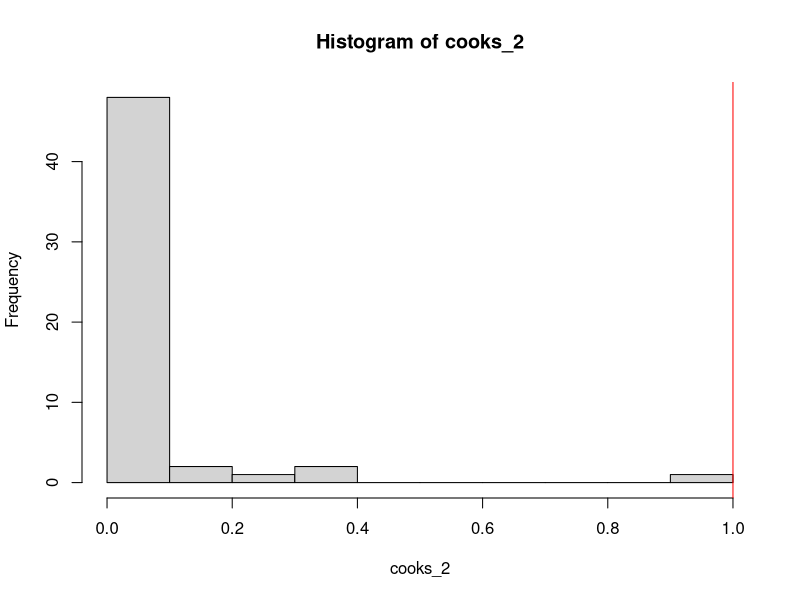
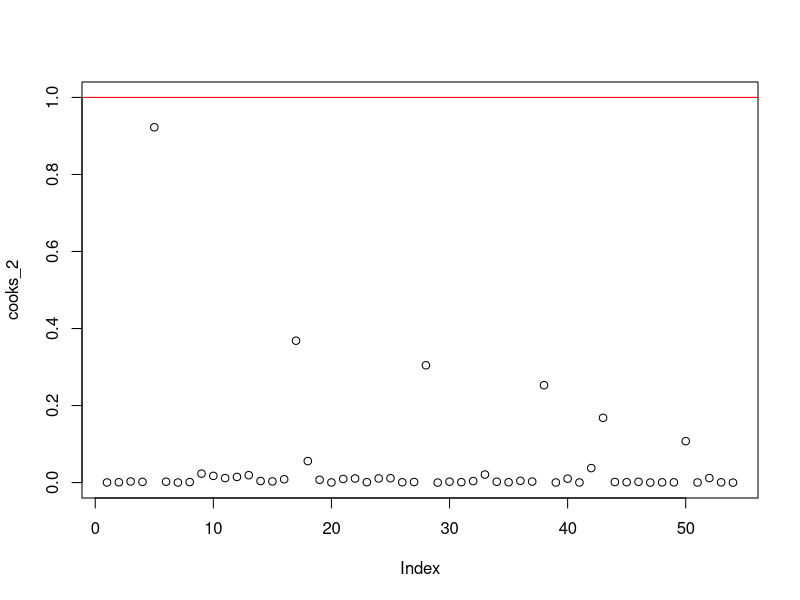
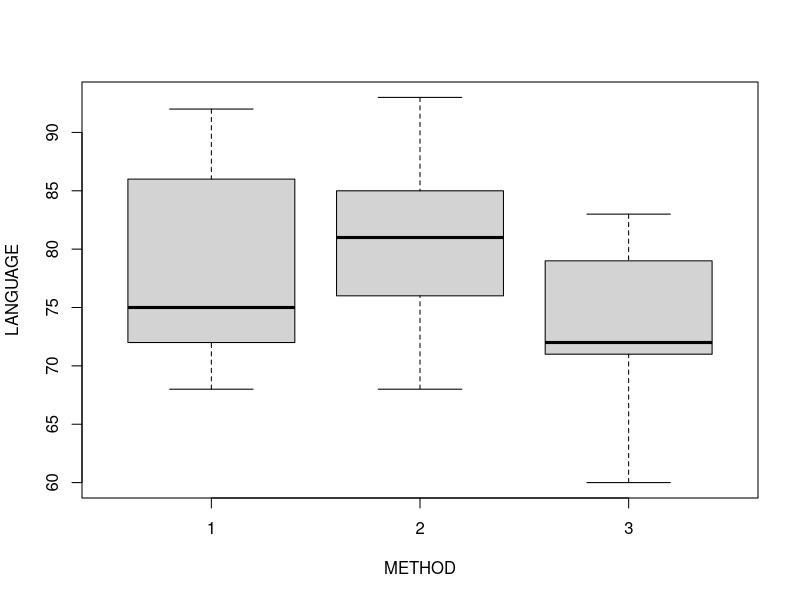

Write R code to recreate these figures, in order. (Note: this script raises an error after producing the figures.)
#--------------------------------------------------------------------------------------
#
# STAT2000: Lab 10 - Week 11
#
# Glen Livingston Jr
#
# 26/05/2020
#
#--------------------------------------------------------------------------------------


rm(list = ls())
library("car")


#--------------------------------------------------------------------------------------
# VIF and Cook's
#--------------------------------------------------------------------------------------


data = haven::read_sav("Lab_09_Surgical.sav")
data = as.data.frame(data)


head(data)

lm_1 = lm(Survival1~BloodClot+Liver1, data = data)
Anova(lm_1,type = 2)
summary(lm_1)

# Liver function is a statistically significant predictor (p>0.001). 
# Unable to identify Bloodclot score as a statistically significant predictor 
# (p=0.931). 

vif(lm_1)

# VIF < 5, therefore we do not identify multicollinearity.  

data$LiverC = data$Liver1 - mean(data$Liver1)
data$EnzymeC = data$Enzyme1 - mean(data$Enzyme1)
lm_2 = lm(Survival1 ~ Liver1 + Enzyme1 + LiverC:EnzymeC, data)
cooks_2 = cooks.distance(lm_2)

hist(cooks_2)
abline(v = 1, col = "red")

plot(cooks_2, ylim = c(0,1))
abline(h = 1, col = "red")

# Data point 5 is close to 1 but below it. 

dataWithout5 = data[-5,]

lm_3 = lm(Survival1 ~ Liver1 + Enzyme1 + LiverC:EnzymeC, dataWithout5)

summary(lm_2)$coefficients[,1]
summary(lm_3)$coefficients[,1]

# Coefficients have changed a little. 

summary(lm_2)$adj.r.squared
summary(lm_3)$adj.r.squared

# Adjusted R Squared has reduced though implying the original model is better. 


#--------------------------------------------------------------------------------------
# ANOVA as Regression
#--------------------------------------------------------------------------------------

# ANOVA model: Y_i = \mu + \alpha_i + \varepsilon_i

# For group i = 1, fertiliser A, expected Y is: Yhat = \mu + \alpha_1
# For group i = 2, fertiliser B, expected Y is: Yhat = \mu + \alpha_2
# For group i = 3, fertiliser C, expected Y is: Yhat = \mu + \alpha_3

# \alpha's here are positive and negative with \mu sitting somewhere in the 
# middle of them. 

# For regression:
# Group i = 1: Yhat = \beta_0 + \beta_1 * 0 + \beta_2 * 0 = \beta_0
# Group i = 2: Yhat = \beta_0 + \beta_1 * 1 + \beta_2 * 0 = \beta_0 + \beta_1
# Group i = 3: Yhat = \beta_0 + \beta_1 * 0 + \beta_2 * 1 = \beta_0 + \beta_2

# for both of these models the Yhat values for each group will be the same. 
# That is, \mu + \alpha_1 = \beta_0.

# The ANOVA model measures the distance from the global mean, where as the 
# regression model measures the distance from a reference level, in this case
# group 1. 


data <- haven::read_sav('Lab_03_Fertilizer.sav')
data$Type <- as.factor(data$Type)
data <- as.data.frame(data)

data$X1 <- NA
data$X2 <- NA

data$X1[data$Type == 'A'] <-  0 # this is checking if Type is A, make X1 equal 0
data$X2[data$Type == 'A'] <-  0 # this is checking if Type is A, make X2 equal 0
data$X1[data$Type == 'B'] <-  10 # this is checking if Type is B, make X1 equal 1
data$X2[data$Type == 'B'] <-  0 # this is checking if Type is B, make X2 equal 0
data$X1[data$Type == 'C'] <-  0
data$X2[data$Type == 'C'] <-  20

lm_4 = lm(Tonnes~Type, data = data)
Anova(lm_4,type=2)
summary(lm_4)
# p-values are 0.921 and 0.491 in the summary object

lm_5 = lm(Tonnes~X1 + X2, data = data)
Anova(lm_5,type=2)
summary(lm_5)
# p-values are 0.921 and 0.491 in the summary object
# Even after changing the indicators to 10 and 20, the p-values are still 
# the same. The values of the parameter estimates has changed, reduced, 
# but after substituting in the larger indicator values the fitted values will
# be the same as the original model. 

Anova(lm_4,type=2)
summary(lm_4)


#--------------------------------------------------------------------------------------
# Teaching Language
#--------------------------------------------------------------------------------------

data <- haven::read_sav('Lab_10_Language.sav')
data <- as.data.frame(data)
data$METHOD = as.factor(data$METHOD)
head(data)

boxplot(LANGUAGE~METHOD, data = data)
# Method 2 appears to be higher than 1 and 3. 

ggplot(data = data, aes(x=METHOD, y=LANGUAGE)) + geom_boxplot() +
  geom_jitter(shape=16, position=position_jitter(0.1))

lm_6 = lm(LANGUAGE~METHOD, data = data)
Anova(lm_6,type=2)
# We are unable to identify a statistically significant effect of method on 
# language scores (p = 0.1092).

colMeans(data[data$METHOD == 1,2:3])
colMeans(data[data$METHOD == 2,2:3])
colMeans(data[data$METHOD == 3,2:3])

# IQ scores appear to be different in each group. 

plot(LANGUAGE~IQ, data = data)
# Does appear to be a positive relationship between IQ and Language score. 

ggplot(data = data, aes(x=IQ, y=LANGUAGE, colour = METHOD)) + 
  geom_point(size = 2) 


# The model with IQ included

# Y_i = \beta_0 + \beta_1 X1_i + \beta_2 X2_i + \beta_3 X3_i + \varepsilon_i
# Here X1 and X2 are indicator variables used to define the level of the 
# categorical predictor variable METHOD. X3 is the numerical predictor of IQ.
# \beta_0 is the population intercept term, \beta_1 represents the populaiton 
# difference between the fitted value for level 1 and level 2 of the 
# categorical variable. \beta_2 ...

lm_7 = lm(LANGUAGE~METHOD+IQ, data = data)
Anova(lm_7,type=2)
summary(lm_7)

# For method 1, the fitted model is:
#     Yhat = 42.10 + 4.91*0 - 2.16*0 + 0.316*IQ
#     Yhat = 42.10 + 0.316*IQ

# For method 2, the fitted model is:
#     Yhat = 42.10 + 4.91*1 - 2.16*0 + 0.316*IQ
#     Yhat = 47.01 + 0.316*IQ

# For method 3, the fitted model is:
#     Yhat = 42.10 + 4.91*0 - 2.16*1 + 0.316*IQ
#     Yhat = 39.94 + 0.316*IQ

# These are three different regression lines with the same slope, 
# but different intercept. 

data = cbind(data,predict(lm_7,interval="confidence"))

ggplot(data = data, aes(x=IQ, y=LANGUAGE)) + 
  geom_point(size = 2,aes(colour = METHOD)) + 
  geom_line(aes(y=fit,colour = METHOD)) + geom_ribbon(aes(ymin=lwr,ymax=upr,fill = METHOD),alpha=0.1)


Anova(lm_7,type=2)

# Both method and IQ are statistically significant predictors at the 5% 
# significance level.


Anova(lm_7)
Anova(lm_6)

# Mean square of the residuals is the "average" variation of the residuals. 
# It is calculated as the Sum Sq / Df. For the model with IQ as a predictor,
# This is: 
998.98/26
# = 38.42.

# For the model without IQ this is:
1712.60/27
# = 63.43.

# If the residuals represent the "left over" variation in our response 
# variable after we use the predictor variables, then we want the residual
# mean square to be low. This will mean that we have explained more of the 
# variation in our response variable with the model. 


lm_8 = lm(LANGUAGE~METHOD+IQ+METHOD:IQ, data = data)
Anova(lm_8,type=2)
summary(lm_8)
# Interaction effect is not statistically significant (p=0.37)


data = cbind(data,predict(lm_8,interval="confidence"))
colnames(data)[7:9] = c("fit2", "lwr2", "upr2")

ggplot(data = data, aes(x=IQ, y=LANGUAGE, colour = METHOD)) + 
  geom_point(size = 2) + 
  geom_line(aes(y=fit2)) #+ geom_ribbon(aes(ymin=lwr,ymax=upr),alpha=0.05)


